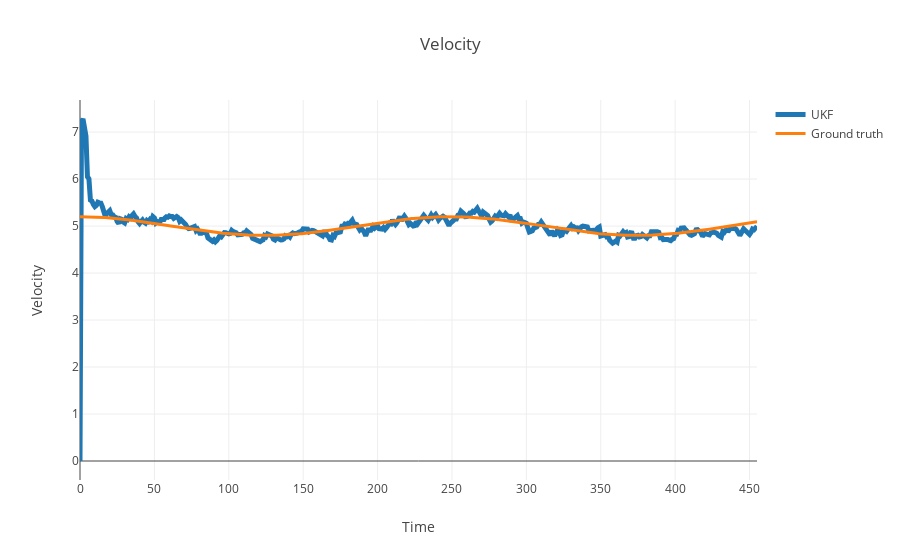

Write notebook code for a chart like this one.
### Code cell
df['norm_vel_ground_truth'] = df.apply(lambda row: math.hypot(row['vx_ground_truth'], row['vy_ground_truth']) , axis=1)

data = [
    go.Scatter(
        x=df.index,
        y=df['v_state'],
        name='UKF',
        line = dict(
            width = 5
        )
    ),
    go.Scatter(
        x=df.index,
        y=df['norm_vel_ground_truth'],
        name='Ground truth',
        line = dict(
            width = 3
        )
    )
]
layout = go.Layout(
    title='Velocity',
    yaxis=dict(title='Velocity'),
    xaxis=dict(title='Time')
)

fig = go.Figure(data=data, layout=layout)
iplot(fig)

### Figure 1 — Plotly figure (JSON) as saved in the notebook; plotly's stock layout.template omitted (floating-point values rounded to 4 significant figures; data arrays with more than 128 entries replaced by an {"elided": "..."} marker saying what was removed)
{"data": [{"line": {"width": 5}, "name": "UKF", "type": "scatter", "x": {"elided": "456 int values"}, "y": {"elided": "456 float values"}}, {"line": {"width": 3}, "name": "Ground truth", "type": "scatter", "x": {"elided": "456 int values"}, "y": {"elided": "456 float values"}}], "layout": {"title": "Velocity", "xaxis": {"title": "Time"}, "yaxis": {"title": "Velocity"}}}
